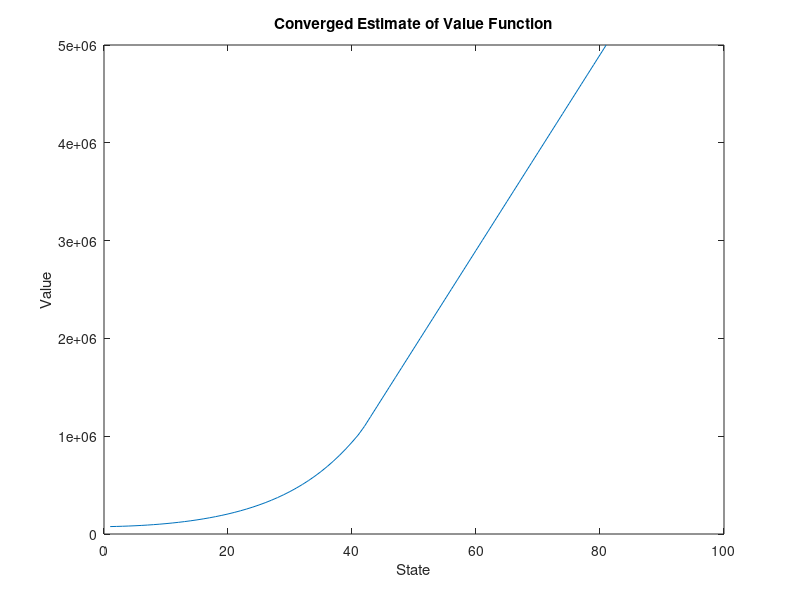

Write the MATLAB code that produced this figure.
%%%%%%%%%%%%%%%%%%%%%%%%%%%%%%%%%%%%%%%%%%%%%%%%%%%%%%%%%%%%%%%%%%%%%%%%%%%
%
% Computational Problem Set, Enviro I, Problem 3
% Zachary Kuloszewski
%
% Last Edit Date: Nov 8, 2022
%
%%%%%%%%%%%%%%%%%%%%%%%%%%%%%%%%%%%%%%%%%%%%%%%%%%%%%%%%%%%%%%%%%%%%%%%%%%%

%% set directories
clear; clc;

cd '/Users/zachkuloszewski/Dropbox/My Mac (Zachs-MBP.lan)/Documents/';
cd 'GitHub/phd_psets/year2/environmental';
addpath(genpath('figures'));
addpath(genpath('functions'));

%% Problem 3 
% Drilling and Real Options

%% Part 3a - Set up the state space

% init parameters
D = 3e6;
X = 100000;

r     = 0.05;
delta = 1/(1+r);

Pmin = 0;
Pmax = 80;
N    = 81;

% define state space
P = linspace(Pmin,Pmax,N);

% define profits across the state space
profit = P*X - D;

%% Part 3b - state transition matrix with uncertainty

% shock parameters ~N(P_{t-1}, 16)
mu    = 0; 
sigma = 4;

% init T
T = nan(N,N);

% bin upper bounds
P_bins_UB      = P + 0.5;
P_bins_UB(end) = inf;

for i=1:N
    Tcdf = normcdf(P_bins_UB, P(i)+mu, sigma);
    
    T(i,1) = Tcdf(1);

    for j=2:numel(Tcdf)
        T(i,j) = Tcdf(j) - Tcdf(j-1);
    end
end

%% Part 3c - value function iteration once again

% init parameters
error     = 1e12;
error_tol = 1e-8;

% init value and optim choice
V_hist = nan(N,1000);
C_hist = nan(N,1000);

% iteration counter
n_iter = 0;

V     = repelem(0,N)';
Vnext = nan(N,N);

while error > error_tol
    
    % count number iterations
    n_iter = n_iter + 1;
    Vold  = V;

    Vnext = T * V;

    % grab optimized value and action column
    V = max((P*X - D)', delta .* Vnext);
    C = (V==(P*X - D)');

    % store values and choices
    V_hist(:,n_iter) = V;
    C_hist(:,n_iter) = C;

    error = max(abs(V-Vold));

end

%% Part 3d - plot the value function

close all;
figure; 
plot(V);
xlabel('State');
ylabel('Value');
title('Converged Estimate of Value Function');

saveas(gcf,'figures/part3d.png')

